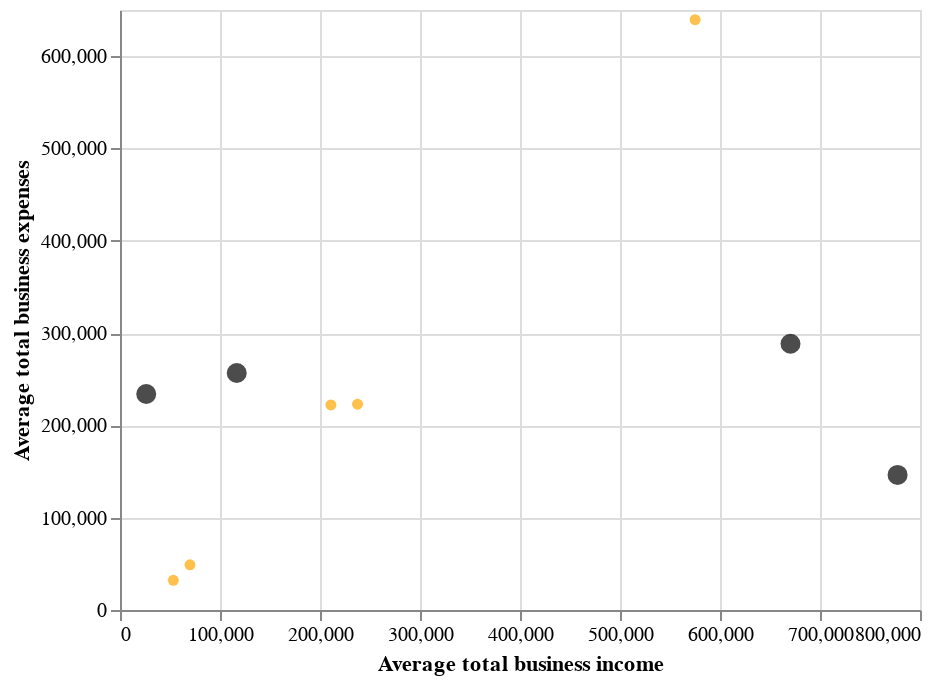

Notebook source saved alongside this figure:
### Code cell
chart1 + chart2

### Figure 1 — Vega-Lite specification as saved in the notebook (floating-point values rounded to 4 significant figures)
{"config": {"view": {"continuousWidth": 400, "continuousHeight": 300}}, "layer": [{"data": {"name": "data-ee08fe22868040b6b3d88b7a2d94fff4"}, "mark": "circle", "encoding": {"color": {"value": "orange"}, "tooltip": [{"type": "quantitative", "field": "Postcode"}, {"type": "quantitative", "field": "Average total business income"}, {"type": "quantitative", "field": "Average total business expenses"}], "x": {"type": "quantitative", "field": "Average total business income"}, "y": {"type": "quantitative", "field": "Average total business expenses"}}, "selection": {"selector023": {"type": "interval", "bind": "scales", "encodings": ["x", "y"]}}}, {"data": {"name": "data-4af31deb9417aa0ac5e19a2ec313b795"}, "mark": {"type": "circle", "size": 100}, "encoding": {"color": {"value": "black"}, "tooltip": [{"type": "quantitative", "field": "cluster"}, {"type": "quantitative", "field": "Average total business income"}, {"type": "quantitative", "field": "Average total business expenses"}], "x": {"type": "quantitative", "field": "Average total business income"}, "y": {"type": "quantitative", "field": "Average total business expenses"}}, "selection": {"selector024": {"type": "interval", "bind": "scales", "encodings": ["x", "y"]}}}], "$schema": "https://vega.github.io/schema/vega-lite/v4.8.1.json", "datasets": {"data-ee08fe22868040b6b3d88b7a2d94fff4": [{"Postcode": 2000, "Average total business income": 210901, "Average total business expenses": 222191}, {"Postcode": 2006, "Average total business income": 69983, "Average total business expenses": 48971}, {"Postcode": 2007, "Average total business income": 575099, "Average total business expenses": 639499}, {"Postcode": 2008, "Average total business income": 53329, "Average total business expenses": 32173}, {"Postcode": 2009, "Average total business income": 237539, "Average total business expenses": 222993}], "data-4af31deb9417aa0ac5e19a2ec313b795": [{"Average total business income": 670487, "Average total business expenses": 288389, "cluster": 0}, {"Average total business income": 116739, "Average total business expenses": 256787, "cluster": 1}, {"Average total business income": 26225, "Average total business expenses": 234053, "cluster": 2}, {"Average total business income": 777572, "Average total business expenses": 146316, "cluster": 3}]}}
